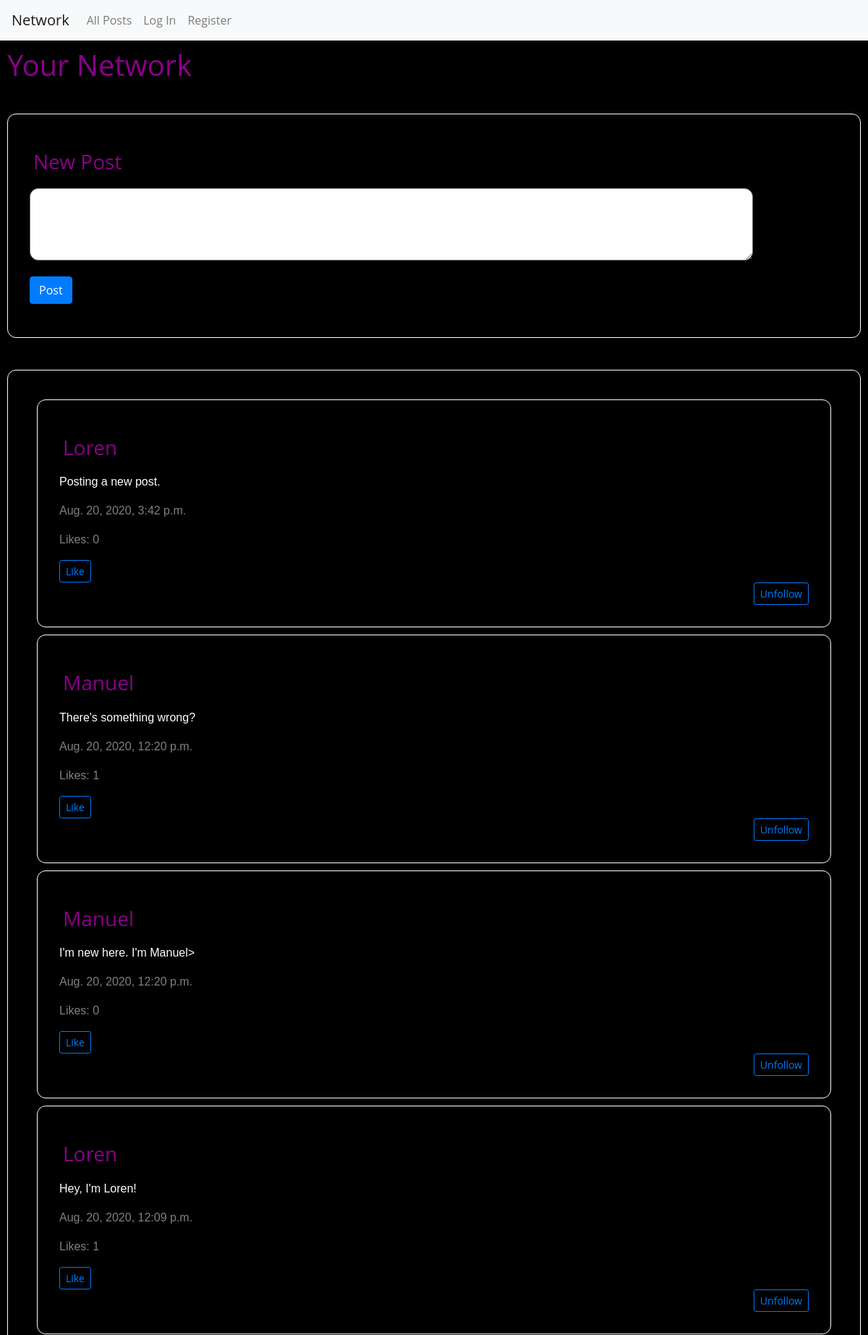
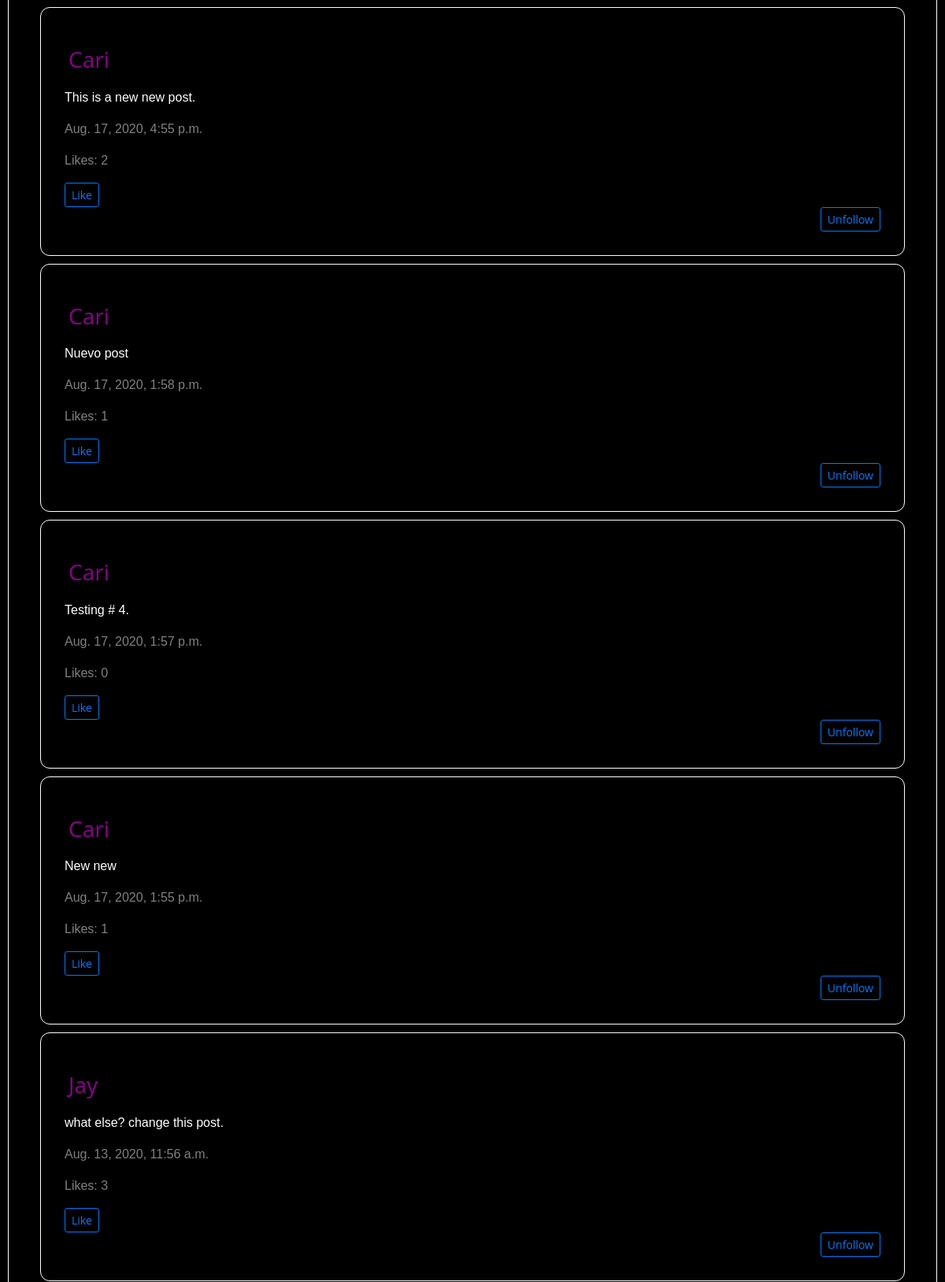
The page / (upper part) on the database its author committed (2 pictures, top to bottom).
### network/models.py (models this page shows, shortened)
class Post(models.Model):
    username = models.ForeignKey(
        "User", default=1, on_delete=models.CASCADE, related_name="posts")
    content = models.TextField(blank=True)
    timestamp = models.DateTimeField(auto_now_add=True)
    likes = models.ManyToManyField(
        'User', default=None, blank=True, related_name='likes')

class User(AbstractUser):
    pass

### network/views.py (the view, shortened to what this page needs)
# urls.py: path("", views.index, name="index"),
def index(request):
    username = request.user
    user = authenticate(request, username=username)
    following = Follow.objects.filter(following=user)
    all_post = Post.objects.order_by("-timestamp").all()
    content = request.POST.get("content")
    post = request.POST.get("post")
    follow = request.POST.get("follow_profile")
    paginator = Paginator(all_post, 10)
    page_number = request.GET.get('page')
    page_obj = paginator.get_page(page_number)
    return render(request, "network/index.html", {
        "posts": all_post,
        "following": following,
        "page_obj": page_obj
    })

### network/templates/network/index.html (shortened to what this page needs)
{% extends "network/layout.html" %}
{% load static %}
{% block body %}
    <h1 id="titleLink"> Your Network</h1>
    <hr>
    <div class="compose-post">
    <h3 id="titlePage"> New Post </h3>
        <form id="post-form" class="form-group" method="POST">
        <textarea id="content" class="form-group" name="content"></textarea>
        <br>
        <input id="post-button" type="submit" class="btn btn-primary" value="Post" name="post"/>
        </form>
    </div>
    <br>
    <div id="post-view">
        <div id="post-table">
        {% for post in page_obj %}
            <div class="compose-post">
            <h3 id="titlePage">{{ post.username }}</h3>
            <p class="inputText">{{ post.content }}</p>
            <p class="timeInfo">{{ post.timestamp}}</p>
            <p class="timeInfo">Likes: {{ post.likes.all.count}}</p>
            <form action="{% url 'like_post' post.id %}" method="POST" class="ui form">
                {% if user not in post.likes.all %}
                <button id="like-input" type="submit" class="btn btn-sm btn-outline-primary" value="Like" name="like" onsubmit="like_button({{ post.id }})">Like</button>
                {% else %}
                <button id="like-input" type="submit" class="btn btn-sm btn-outline-primary" value="Unlike" name="like" onsubmit="like_button({{ post.id }})">Unlike</button>
                {% endif %}
            </form>
            <form action="{% url 'follow_profile' post.id %}" method="POST" class="ui form follow_profile">
                {% if post.username not in following %}
                <button id="follow_profile" type="submit" class="btn btn-sm btn-outline-primary" value="Follow" name="follow_profile">Unfollow</button>
                {% else %}
                <button id="follow_profile" type="submit" class="btn btn-sm btn-outline-primary" value="Unfollow" name="follow_profile">Follow</button>
                {% endif %}
            </form>
            </div>
        {% endfor %}
        </div>
    </div>
{% endblock %}

### network/static/network/styles.css (style rules this page uses)
* { box-sizing: border-box; }
body { font-family: "Open Sans", arial, sans-serif; margin: 10; height: 100vh; width: 100vw; color: #8b008b; background: #000000; }
textarea { min-height: 100px; min-width: 1000px; border-radius: 12px; }
h3 { margin: 0.5em 0; }
#titleLink { width: 100%; display: flex; align-items: flex-start; justify-content: left; padding: 10px; }
#titlePage { width: 100%; display: flex; align-items: flex-start; justify-content: left; padding: 5px; }
#post-view { padding: 30px; margin: 10px; border: 1px solid white; border-radius: 12px; clear: both; border-collapse: separate; }
.follow_profile { display: flex; align-items: flex-end; justify-content: flex-end; flex-direction: row; }
.compose-post { padding: 30px; margin: 10px; border: 1px solid white; border-radius: 12px; clear: both; vertical-align: inherit; border-collapse: separate; }
.inputText { color: white; font-family: Verdana, Geneva, Tahoma, sans-serif; }
.timeInfo { color: grey; font-family: Verdana, Geneva, Tahoma, sans-serif; }

### rows shown on the page
Post: username "Loren", content "Posting a new post.", timestamp "Aug. 20, 2020, 3:42 p.m.", likes.all.count "0", shows "Unfollow"
Post: username "Manuel", content "There's something wrong?", timestamp "Aug. 20, 2020, 12:20 p.m.", likes.all.count "1", shows "Unfollow"
Post: username "Manuel", content "I'm new here. I'm Manuel>", timestamp "Aug. 20, 2020, 12:20 p.m.", likes.all.count "0", shows "Unfollow"
Post: username "Loren", content "Hey, I'm Loren!", timestamp "Aug. 20, 2020, 12:09 p.m.", likes.all.count "1", shows "Unfollow"
Post: username "Cari", content "This is a new new post.", timestamp "Aug. 17, 2020, 4:55 p.m.", likes.all.count "2", shows "Unfollow"
Post: username "Cari", content "Nuevo post", timestamp "Aug. 17, 2020, 1:58 p.m.", likes.all.count "1", shows "Unfollow"
Post: username "Cari", content "Testing # 4.", timestamp "Aug. 17, 2020, 1:57 p.m.", likes.all.count "0", shows "Unfollow"
Post: username "Cari", content "New new", timestamp "Aug. 17, 2020, 1:55 p.m.", likes.all.count "1", shows "Unfollow"
Post: username "Jay", content "what else? change this post.", timestamp "Aug. 13, 2020, 11:56 a.m.", likes.all.count "3", shows "Unfollow"
